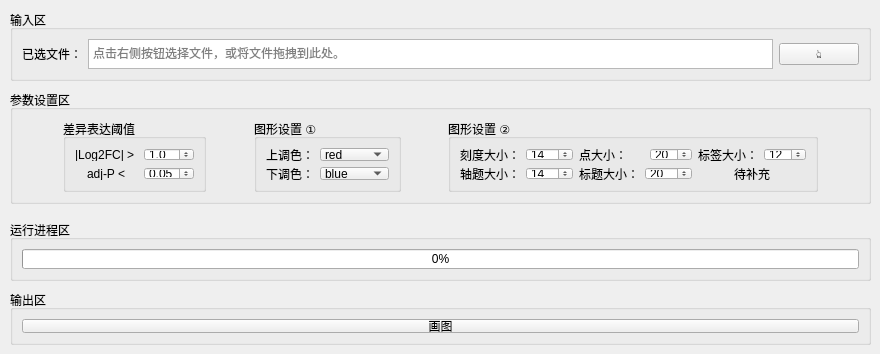
     <widget class="QWidget" name="volcano">
      <attribute name="title">
       <string>火山(volcano)图</string>
      </attribute>
      <widget class="QGroupBox" name="groupBox_20">
       <property name="geometry">
        <rect>
         <x>10</x>
         <y>10</y>
         <width>861</width>
         <height>71</height>
        </rect>
       </property>
       <property name="title">
        <string>输入区</string>
       </property>
       <layout class="QVBoxLayout" name="verticalLayout_6">
        <item>
         <layout class="QHBoxLayout" name="horizontalLayout_20">
          <item>
           <widget class="QLabel" name="label_28">
            <property name="text">
             <string>已选文件：</string>
            </property>
           </widget>
          </item>
          <item>
           <widget class="QTextBrowser" name="vol_file">
            <property name="verticalScrollBarPolicy">
             <enum>Qt::ScrollBarAlwaysOff</enum>
            </property>
            <property name="placeholderText">
             <string>点击右侧按钮选择文件，或将文件拖拽到此处。</string>
            </property>
           </widget>
          </item>
          <item>
           <widget class="QPushButton" name="sel_vol_file">
            <property name="text">
             <string>👆</string>
            </property>
           </widget>
          </item>
         </layout>
        </item>
       </layout>
      </widget>
      <widget class="QGroupBox" name="groupBox_21">
       <property name="geometry">
        <rect>
         <x>10</x>
         <y>90</y>
         <width>861</width>
         <height>114</height>
        </rect>
       </property>
       <property name="title">
        <string>参数设置区</string>
       </property>
       <layout class="QHBoxLayout" name="horizontalLayout_28">
        <item>
         <spacer name="horizontalSpacer_7">
          <property name="orientation">
           <enum>Qt::Horizontal</enum>
          </property>
          <property name="sizeHint" stdset="0">
           <size>
            <width>40</width>
            <height>20</height>
           </size>
          </property>
         </spacer>
        </item>
        <item>
         <widget class="QGroupBox" name="groupBox_22">
          <property name="title">
           <string>差异表达阈值</string>
          </property>
          <layout class="QVBoxLayout" name="verticalLayout_7">
           <item>
            <layout class="QHBoxLayout" name="horizontalLayout_21">
             <item>
              <widget class="QLabel" name="label_23">
               <property name="text">
                <string>|Log2FC| &gt; </string>
               </property>
              </widget>
             </item>
             <item>
              <widget class="QDoubleSpinBox" name="log2fc">
               <property name="maximumSize">
                <size>
                 <width>50</width>
                 <height>16777215</height>
                </size>
               </property>
               <property name="decimals">
                <number>1</number>
               </property>
               <property name="singleStep">
                <double>0.100000000000000</double>
               </property>
               <property name="value">
                <double>1.000000000000000</double>
               </property>
              </widget>
             </item>
            </layout>
           </item>
           <item>
            <layout class="QHBoxLayout" name="horizontalLayout_22">
             <item alignment="Qt::AlignHCenter">
              <widget class="QLabel" name="label_24">
               <property name="text">
                <string>adj-P &lt;</string>
               </property>
              </widget>
             </item>
             <item>
              <widget class="QDoubleSpinBox" name="adjp">
               <property name="maximumSize">
                <size>
                 <width>50</width>
                 <height>16777215</height>
                </size>
               </property>
               <property name="decimals">
                <number>2</number>
               </property>
               <property name="singleStep">
                <double>0.010000000000000</double>
               </property>
               <property name="value">
                <double>0.050000000000000</double>
               </property>
              </widget>
             </item>
            </layout>
           </item>
          </layout>
         </widget>
        </item>
        <item>
         <spacer name="horizontalSpacer_8">
          <property name="orientation">
           <enum>Qt::Horizontal</enum>
          </property>
          <property name="sizeHint" stdset="0">
           <size>
            <width>40</width>
            <height>20</height>
           </size>
          </property>
         </spacer>
        </item>
        <item>
         <widget class="QGroupBox" name="groupBox_23">
          <property name="minimumSize">
           <size>
            <width>130</width>
            <height>0</height>
           </size>
          </property>
          <property name="title">
           <string>图形设置 ①</string>
          </property>
          <layout class="QVBoxLayout" name="verticalLayout_8">
           <item>
            <layout class="QHBoxLayout" name="horizontalLayout_23">
             <item>
              <widget class="QLabel" name="label_29">
               <property name="text">
                <string>上调色：</string>
               </property>
              </widget>
             </item>
             <item>
              <widget class="QComboBox" name="up_color">
               <property name="currentText">
                <string>red</string>
               </property>
               <item>
                <property name="text">
                 <string>red</string>
                </property>
               </item>
               <item>
                <property name="text">
                 <string>blue</string>
                </property>
               </item>
               <item>
                <property name="text">
                 <string>yellow</string>
                </property>
               </item>
               <item>
                <property name="text">
                 <string>green</string>
                </property>
               </item>
               <item>
                <property name="text">
                 <string>orange</string>
                </property>
               </item>
               <item>
                <property name="text">
                 <string>purple</string>
                </property>
               </item>
              </widget>
             </item>
            </layout>
           </item>
           <item>
            <layout class="QHBoxLayout" name="horizontalLayout_24">
             <item alignment="Qt::AlignHCenter">
              <widget class="QLabel" name="label_30">
               <property name="text">
                <string>下调色：</string>
               </property>
              </widget>
             </item>
             <item>
              <widget class="QComboBox" name="down_color">
               <property name="currentText">
                <string>blue</string>
               </property>
               <item>
                <property name="text">
                 <string>blue</string>
                </property>
               </item>
               <item>
                <property name="text">
                 <string>red</string>
                </property>
               </item>
               <item>
                <property name="text">
                 <string>yellow</string>
                </property>
               </item>
               <item>
                <property name="text">
                 <string>green</string>
                </property>
               </item>
               <item>
                <property name="text">
                 <string>orange</string>
                </property>
               </item>
               <item>
                <property name="text">
                 <string>purple</string>
                </property>
               </item>
              </widget>
             </item>
            </layout>
           </item>
          </layout>
         </widget>
        </item>
        <item>
         <spacer name="horizontalSpacer_9">
          <property name="orientation">
           <enum>Qt::Horizontal</enum>
          </property>
          <property name="sizeHint" stdset="0">
           <size>
            <width>40</width>
            <height>20</height>
           </size>
          </property>
         </spacer>
        </item>
        <item>
         <widget class="QGroupBox" name="groupBox_24">
          <property name="title">
           <string>图形设置 ②</string>
          </property>
          <layout class="QGridLayout" name="gridLayout">
           <item row="0" column="0">
            <layout class="QHBoxLayout" name="horizontalLayout_25">
             <item>
              <widget class="QLabel" name="label_33">
               <property name="text">
                <string>刻度大小：</string>
               </property>
              </widget>
             </item>
             <item>
              <widget class="QDoubleSpinBox" name="numsize">
               <property name="maximumSize">
                <size>
                 <width>50</width>
                 <height>16777215</height>
                </size>
               </property>
               <property name="decimals">
                <number>0</number>
               </property>
               <property name="singleStep">
                <double>1.000000000000000</double>
               </property>
               <property name="value">
                <double>14.000000000000000</double>
               </property>
              </widget>
             </item>
            </layout>
           </item>
           <item row="1" column="0">
            <layout class="QHBoxLayout" name="horizontalLayout_26">
             <item alignment="Qt::AlignHCenter">
              <widget class="QLabel" name="label_34">
               <property name="text">
                <string>轴题大小：</string>
               </property>
              </widget>
             </item>
             <item>
              <widget class="QDoubleSpinBox" name="axissize">
               <property name="maximumSize">
                <size>
                 <width>50</width>
                 <height>16777215</height>
                </size>
               </property>
               <property name="decimals">
                <number>0</number>
               </property>
               <property name="singleStep">
                <double>1.000000000000000</double>
               </property>
               <property name="value">
                <double>14.000000000000000</double>
               </property>
              </widget>
             </item>
            </layout>
           </item>
           <item row="0" column="1">
            <layout class="QHBoxLayout" name="horizontalLayout_27">
             <item>
              <widget class="QLabel" name="label_38">
               <property name="text">
                <string>点大小：</string>
               </property>
              </widget>
             </item>
             <item>
              <widget class="QDoubleSpinBox" name="dotsize">
               <property name="maximumSize">
                <size>
                 <width>42</width>
                 <height>16777215</height>
                </size>
               </property>
               <property name="decimals">
                <number>0</number>
               </property>
               <property name="singleStep">
                <double>1.000000000000000</double>
               </property>
               <property name="value">
                <double>20.000000000000000</double>
               </property>
              </widget>
             </item>
            </layout>
           </item>
           <item row="1" column="1">
            <layout class="QHBoxLayout" name="horizontalLayout_31">
             <item alignment="Qt::AlignHCenter">
              <widget class="QLabel" name="label_35">
               <property name="text">
                <string>标题大小：</string>
               </property>
              </widget>
             </item>
             <item>
              <widget class="QDoubleSpinBox" name="titlesize">
               <property name="maximumSize">
                <size>
                 <width>50</width>
                 <height>16777215</height>
                </size>
               </property>
               <property name="decimals">
                <number>0</number>
               </property>
               <property name="singleStep">
                <double>1.000000000000000</double>
               </property>
               <property name="value">
                <double>20.000000000000000</double>
               </property>
              </widget>
             </item>
            </layout>
           </item>
           <item row="0" column="2">
            <layout class="QHBoxLayout" name="horizontalLayout_29">
             <item>
              <widget class="QLabel" name="label_39">
               <property name="text">
                <string>标签大小：</string>
               </property>
              </widget>
             </item>
             <item>
              <widget class="QDoubleSpinBox" name="labelsize">
               <property name="maximumSize">
                <size>
                 <width>42</width>
                 <height>16777215</height>
                </size>
               </property>
               <property name="decimals">
                <number>0</number>
               </property>
               <property name="singleStep">
                <double>1.000000000000000</double>
               </property>
               <property name="value">
                <double>12.000000000000000</double>
               </property>
              </widget>
             </item>
            </layout>
           </item>
           <item row="1" column="2" alignment="Qt::AlignHCenter">
            <widget class="QLabel" name="label_40">
             <property name="text">
              <string>待补充</string>
             </property>
            </widget>
           </item>
          </layout>
         </widget>
        </item>
        <item>
         <spacer name="horizontalSpacer_11">
          <property name="orientation">
           <enum>Qt::Horizontal</enum>
          </property>
          <property name="sizeHint" stdset="0">
           <size>
            <width>40</width>
            <height>20</height>
           </size>
          </property>
         </spacer>
        </item>
       </layout>
      </widget>
      <widget class="QGroupBox" name="groupBox_26">
       <property name="geometry">
        <rect>
         <x>10</x>
         <y>220</y>
         <width>861</width>
         <height>61</height>
        </rect>
       </property>
       <property name="title">
        <string>运行进程区</string>
       </property>
       <layout class="QVBoxLayout" name="verticalLayout_9">
        <item>
         <widget class="QProgressBar" name="vp_pro">
          <property name="value">
           <number>0</number>
          </property>
         </widget>
        </item>
       </layout>
      </widget>
      <widget class="QGroupBox" name="groupBox_27">
       <property name="geometry">
        <rect>
         <x>10</x>
         <y>290</y>
         <width>861</width>
         <height>55</height>
        </rect>
       </property>
       <property name="title">
        <string>输出区</string>
       </property>
       <layout class="QHBoxLayout" name="horizontalLayout_30">
        <item>
         <widget class="QPushButton" name="plot_bu_1">
          <property name="text">
           <string>画图</string>
          </property>
         </widget>
        </item>
       </layout>
      </widget>
     </widget>
